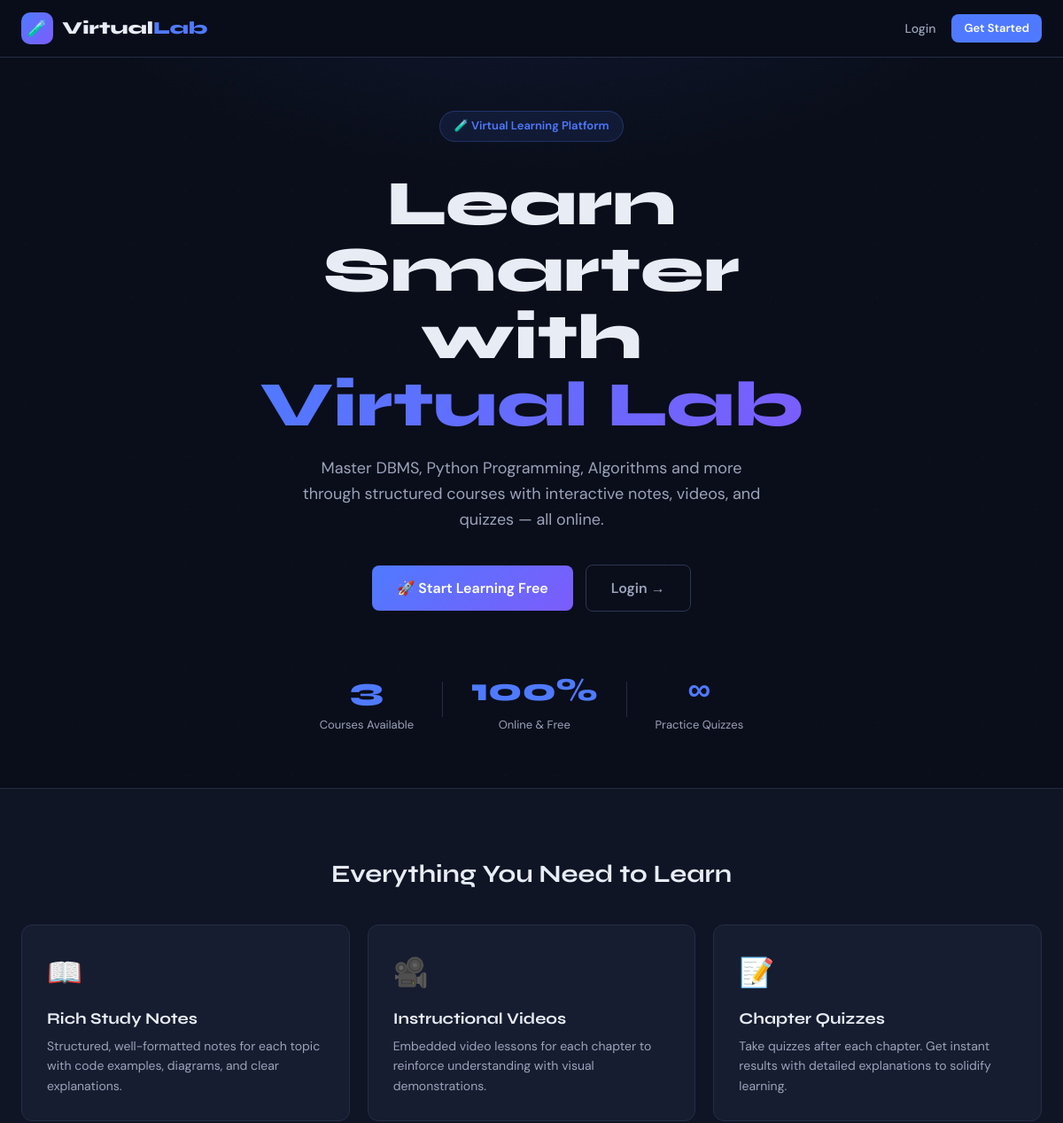
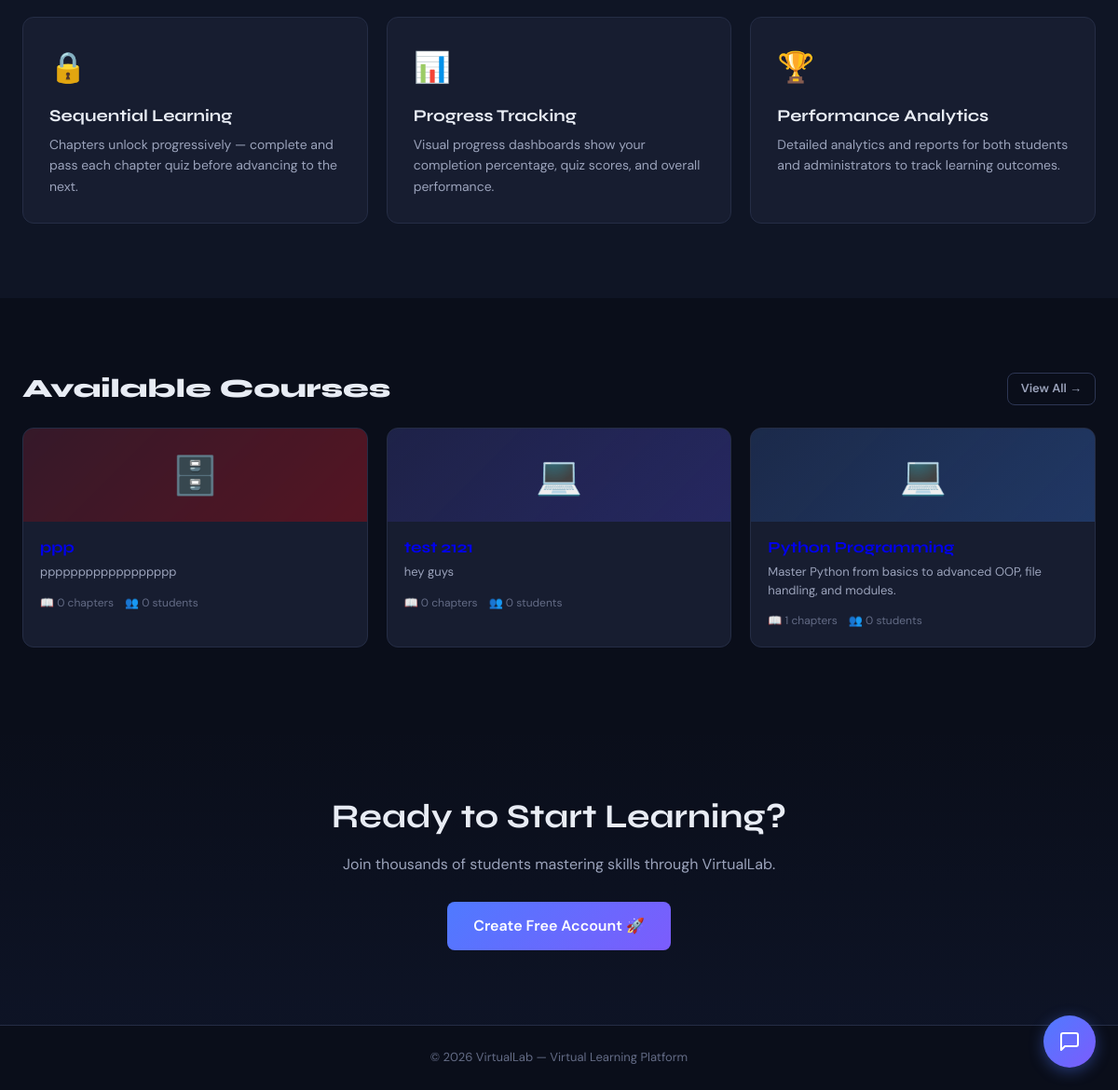
The page / on the database its author committed (2 pictures, top to bottom).
### lab/models.py (models this page shows, shortened)
class Subject(models.Model):
    CATEGORY_CHOICES = [
        ('programming', 'Programming'),
        ('database', 'Database'),
        ('algorithms', 'Algorithms'),
        ('networking', 'Networking'),
        ('other', 'Other'),
    ]
    title = models.CharField(max_length=200)
    description = models.TextField()
    category = models.CharField(max_length=50, choices=CATEGORY_CHOICES, default='other')
    thumbnail = models.ImageField(upload_to='thumbnails/', blank=True, null=True)
    icon = models.CharField(max_length=50, default='book', help_text='Icon name (e.g. database, code, cpu)')
    color = models.CharField(max_length=7, default='#4f46e5')
    is_active = models.BooleanField(default=True)
    created_at = models.DateTimeField(auto_now_add=True)
    order = models.IntegerField(default=0)
    class Meta:
        ordering = ['order', 'title']
    def total_chapters(self):
        return self.chapters.count()
    def enrolled_count(self):
        return self.enrollments.count()

### lab/views.py (the view)
# urls.py: path('', views.home, name='home'),
def home(request):
    if request.user.is_authenticated:
        if request.user.is_staff:
            return redirect('admin_dashboard')
        return redirect('dashboard')
    subjects = Subject.objects.filter(is_active=True)[:6]
    return render(request, 'lab/home.html', {'subjects': subjects})

### lab/templates/lab/home.html (shortened to what this page needs)
{% extends 'lab/base.html' %}
{% block body %}
<div class="hero">
  <div class="hero-content fade-up">
    <div class="hero-badge">🧪 Virtual Learning Platform</div>
    <h1 class="hero-title">Learn Smarter with<br><span class="highlight">Virtual Lab</span></h1>
    <p class="hero-desc">Master DBMS, Python Programming, Algorithms and more through structured courses with interactive notes, videos, and quizzes — all online.</p>
    <div class="hero-actions">
      <a href="{% url 'register' %}" class="btn btn-gradient btn-lg">🚀 Start Learning Free</a>
      <a href="{% url 'login' %}" class="btn btn-outline btn-lg">Login →</a>
    </div>
    <div class="hero-stats">
      <div class="hero-stat text-center">
        <div class="value text-accent">{{ subjects.count }}</div>
        <div class="label">Courses Available</div>
      </div>
      <div class="hero-stat text-center">
        <div class="value text-accent">100%</div>
        <div class="label">Online & Free</div>
      </div>
      <div class="hero-stat text-center">
        <div class="value text-accent">∞</div>
        <div class="label">Practice Quizzes</div>
      </div>
    </div>
  </div>
</div>
<section class="features-section">
  <div class="container">
    <h2 class="section-title" style="font-size:28px; text-align:center; margin-bottom:40px; display:block;">
      Everything You Need to Learn
    </h2>
    <div class="grid-3">
      <div class="feature-card fade-up fade-up-1">
        <span class="feature-icon">📖</span>
        <h3 class="feature-title">Rich Study Notes</h3>
        <p class="feature-desc">Structured, well-formatted notes for each topic with code examples, diagrams, and clear explanations.</p>
      </div>
      <div class="feature-card fade-up fade-up-2">
        <span class="feature-icon">🎥</span>
        <h3 class="feature-title">Instructional Videos</h3>
        <p class="feature-desc">Embedded video lessons for each chapter to reinforce understanding with visual demonstrations.</p>
      </div>
      <div class="feature-card fade-up fade-up-3">
        <span class="feature-icon">📝</span>
        <h3 class="feature-title">Chapter Quizzes</h3>
        <p class="feature-desc">Take quizzes after each chapter. Get instant results with detailed explanations to solidify learning.</p>
      </div>
      <div class="feature-card fade-up fade-up-1">
        <span class="feature-icon">🔒</span>
        <h3 class="feature-title">Sequential Learning</h3>
        <p class="feature-desc">Chapters unlock progressively — complete and pass each chapter quiz before advancing to the next.</p>
      </div>
      <div class="feature-card fade-up fade-up-2">
        <span class="feature-icon">📊</span>
        <h3 class="feature-title">Progress Tracking</h3>
        <p class="feature-desc">Visual progress dashboards show your completion percentage, quiz scores, and overall performance.</p>
      </div>
      <div class="feature-card fade-up fade-up-3">
        <span class="feature-icon">🏆</span>
        <h3 class="feature-title">Performance Analytics</h3>
        <p class="feature-desc">Detailed analytics and reports for both students and administrators to track learning outcomes.</p>
      </div>
    </div>
  </div>
</section>
{% if subjects %}
<section class="courses-section">
  <div class="container">
    <div class="flex items-center justify-between mb-3">
      <h2 style="font-size:28px; font-weight:800;">Available Courses</h2>
      <a href="{% url 'register' %}" class="btn btn-outline btn-sm">View All →</a>
    </div>
    <div class="grid-auto">
      {% for subject in subjects %}
      <a href="{% url 'register' %}" class="subject-card">
        <div class="subject-card-header" style="background: linear-gradient(135deg, {{ subject.color }}22, {{ subject.color }}44);">
          <span>
            {% if subject.icon == 'database' %}🗄️
            {% elif subject.icon == 'code' %}💻
            {% elif subject.icon == 'cpu' %}⚙️
            {% elif subject.icon == 'network' %}🌐
            {% else %}📚{% endif %}
          </span>
        </div>
        <div class="subject-card-body">
          <h3 class="subject-card-title">{{ subject.title }}</h3>
          <p class="subject-card-desc">{{ subject.description|truncatechars:80 }}</p>
          <div class="subject-card-meta">
            <span>📖 {{ subject.total_chapters }} chapters</span>
            <span>👥 {{ subject.enrolled_count }} students</span>
          </div>
        </div>
      </a>
      {% endfor %}
    </div>
  </div>
</section>
{% endif %}
<section style="padding:80px 0; text-align:center; background: linear-gradient(180deg, transparent, rgba(79,122,255,0.05));">
  <div class="container">
    <h2 style="font-size:36px; margin-bottom:16px;">Ready to Start Learning?</h2>
    <p style="color:var(--text2); margin-bottom:28px; font-size:16px;">Join thousands of students mastering skills through VirtualLab.</p>
    <a href="{% url 'register' %}" class="btn btn-gradient btn-lg">Create Free Account 🚀</a>
  </div>
</section>
<footer style="border-top:1px solid var(--border); padding:24px; text-align:center; color:var(--text3); font-size:13px;">
  © 2026 VirtualLab — Virtual Learning Platform
</footer>
{% endblock %}

### lab/templates/lab/base.html (style rules this page uses)
:root { --bg: #0a0e1a; --bg2: #0f1525; --bg3: #141929; --card: #171d30; --card2: #1c2338; --border: #252d45; --border2: #2d3654; --accent: #4f7aff; --accent2: #7c5cfc; --accent3: #00d4aa; --accent4: #ff6b6b; --accent5: #ffa94d; --text: #e8ecf4; --text2: #9ba3bb; --text3: #636b85; --success: #00c87a; --warning: #ffb84d; --danger: #ff5252; --r: 12px; --r2: 8px; --shadow: 0 4px 24px rgba(0,0,0,0.4); --shadow2: 0 2px 12px rgba(0,0,0,0.3); --glow: 0 0 40px rgba(79,122,255,0.15); }
*, *::before, *::after { box-sizing: border-box; margin: 0; padding: 0; }
html { scroll-behavior: smooth; }
body { font-family: 'DM Sans', sans-serif; background: var(--bg); color: var(--text); min-height: 100vh; font-size: 15px; line-height: 1.6; }
h1, h2, h3, h4, h5 { font-family: 'Syne', sans-serif; font-weight: 700; line-height: 1.2; }
.container { max-width: 1200px; margin: 0 auto; padding: 0 24px; }
.btn { display: inline-flex; align-items: center; gap: 8px; padding: 10px 20px; border-radius: var(--r2); font-size: 14px; font-weight: 600; font-family: 'DM Sans', sans-serif; cursor: pointer; border: none; text-decoration: none; transition: all 0.18s; white-space: nowrap; }
.btn-sm { padding: 6px 14px; font-size: 13px; }
.btn-lg { padding: 13px 28px; font-size: 16px; }
.btn-outline { background: transparent; border: 1px solid var(--border2); color: var(--text2); }
.btn-gradient { background: linear-gradient(135deg, var(--accent), var(--accent2)); color: white; }
.subject-card { background: var(--card); border: 1px solid var(--border); border-radius: var(--r); overflow: hidden; transition: all 0.25s; text-decoration: none; display: block; }
.subject-card-header { height: 100px; display: flex; align-items: center; justify-content: center; font-size: 40px; position: relative; overflow: hidden; }
.subject-card-body { padding: 18px; }
.subject-card-title { font-size: 17px; font-weight: 700; margin-bottom: 6px; }
.subject-card-desc { font-size: 13px; color: var(--text2); line-height: 1.5; margin-bottom: 14px; }
.subject-card-meta { display: flex; align-items: center; gap: 12px; font-size: 12px; color: var(--text3); }
.grid-3 { display: grid; grid-template-columns: repeat(3, 1fr); gap: 20px; }
.grid-auto { display: grid; grid-template-columns: repeat(auto-fill, minmax(280px, 1fr)); gap: 20px; }
.mb-3 { margin-bottom: 24px; }
.flex { display: flex; }
.items-center { align-items: center; }
.justify-between { justify-content: space-between; }
.text-center { text-align: center; }
.text-accent { color: var(--accent); }
.fade-up { animation: fadeUp 0.4s ease both; }
.fade-up-1 { animation-delay: 0.05s; }
.fade-up-2 { animation-delay: 0.1s; }
.fade-up-3 { animation-delay: 0.15s; }
.section-title { font-size: 18px; font-weight: 700; margin-bottom: 16px; display: flex; align-items: center; gap: 8px; }
.section-title::after { content: ''; flex: 1; height: 1px; background: var(--border); }

### rows shown on the page
Subject: description "pppppppppppppppppp", total_chapters "0", enrolled_count "0"
Subject: description "hey guys", total_chapters "0", enrolled_count "0"
Subject: description "Master Python from basics to advanced OOP, file handling, and modules.", total_chapters "1", enrolled_count "0"

### other values the page prints
{{ subjects.count }} "3"
